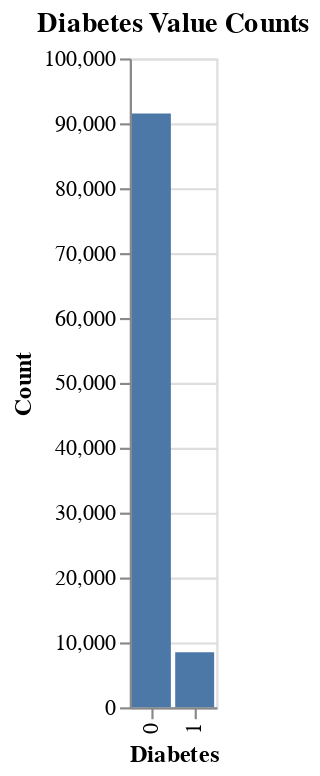

Source (notebook cell):
### Code cell
diabetes_value = df["diabetes"].value_counts().reset_index()

diabetes_value.columns = ["Diabetes", "Count"]

alt.Chart(diabetes_value).mark_bar().encode(
    x="Diabetes:O",
    y="Count:Q",
    tooltip=["Diabetes", "Count"]
).properties(
    title="Diabetes Value Counts"
)

### Figure 1 — Vega-Lite specification as saved in the notebook (floating-point values rounded to 4 significant figures)
{"config": {"view": {"continuousWidth": 400, "continuousHeight": 300}}, "data": {"name": "data-dbad7c5b9d56a9c93d967cb5c19ecc4b"}, "mark": "bar", "encoding": {"tooltip": [{"field": "Diabetes", "type": "quantitative"}, {"field": "Count", "type": "quantitative"}], "x": {"field": "Diabetes", "type": "ordinal"}, "y": {"field": "Count", "type": "quantitative"}}, "title": "Diabetes Value Counts", "$schema": "https://vega.github.io/schema/vega-lite/v4.17.0.json", "datasets": {"data-dbad7c5b9d56a9c93d967cb5c19ecc4b": [{"Diabetes": 0, "Count": 91500}, {"Diabetes": 1, "Count": 8500}]}}
